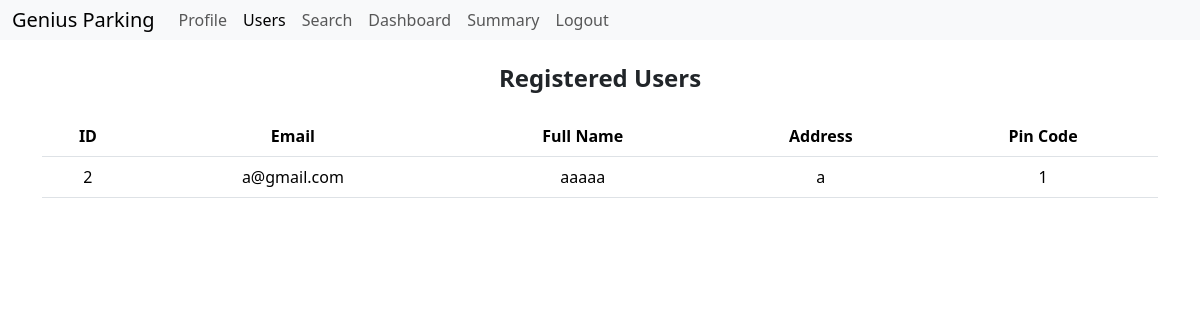
The app's page /admin_dashboard/users (signed in), older data.
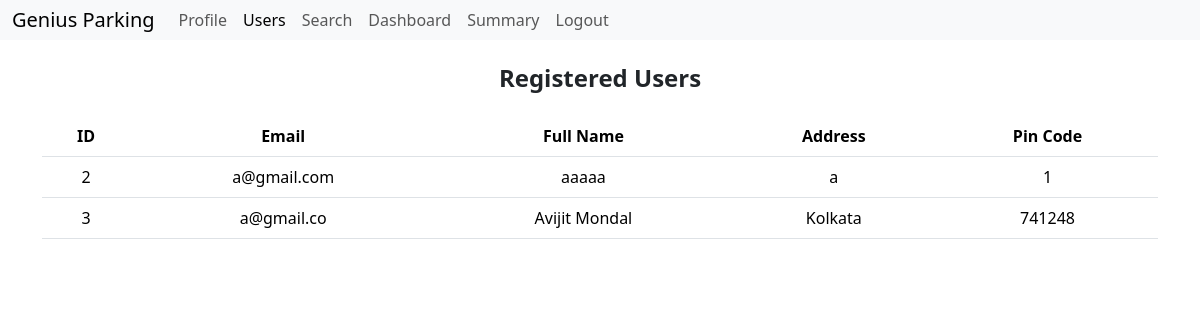
The same page, newer data.
### models.py (models this page shows, shortened)
class User(db.Model):
    __tablename__ = 'user'
    id = db.Column(db.Integer, primary_key=True)
    email = db.Column(db.String(64), unique=True, nullable=False)
    passhash = db.Column(db.String(512), nullable=False)
    name = db.Column(db.String(64), nullable=False)
    address = db.Column(db.String(255), nullable=False)
    pincode = db.Column(db.String(10), nullable=False)
    is_admin = db.Column(db.Boolean, nullable = False, default = False)
    parking_lot = db.relationship('Parking_Lot', backref='owner', lazy=True)
    @property
    def password(self):
        raise AttributeError('Password is not readable')

### routes.py (the view)
@app.route('/admin_dashboard/users')
@auth_admin
def registered_users():
    user = User.query.get(session['user_id'])
    if not user.is_admin:
        flash('Access denied', 'danger')
        return redirect(url_for('profile'))
    users = User.query.filter_by(is_admin=False).all()
    return render_template('users.html', user=user, users=users)

### app.py (called while the page is built)
@app.context_processor
def inject_now():
    return {'now': lambda: datetime.now().strftime("%Y-%m-%d %H:%M:%S")}

### routes.py (called while the page is built)
def auth_admin(func):
    @wraps(func)
    def core(*args, **kwargs):
        if 'user_id' not in session:
            flash('Please login first!', 'danger')
            return redirect(url_for('login'))
        user = User.query.get(session['user_id'])
        if not user.is_admin:
            flash('You are not allowed to view this page!', 'danger')
            return redirect(url_for('profile'))
        return func(*args, **kwargs)
    return core

### templates/users.html (shortened to what this page needs)
{% extends "layout.html" %}
{% block content %}
<div class="header">Registered Users</div>
        <table class="table">
            <thead>
                <tr>
                    <th>ID</th>
                    <th>Email</th>
                    <th>Full Name</th>
                    <th>Address</th>
                    <th>Pin Code</th>
                </tr>
            </thead>
            <tbody>
                {% for u in users %}
                <tr>
                    <td>{{ u.id }}</td>
                    <td>{{ u.email }}</td>
                    <td>{{ u.name }}</td>
                    <td>{{ u.address }}</td>
                    <td>{{ u.pincode }}</td>
                </tr>
                {% endfor %}
            </tbody>
        </table>
{% endblock %}

Row changes from the older to the newer data that the page shows:
added User: id "3", email "a@gmail.co", name "Avijit Mondal", address "Kolkata", pincode "741248"
